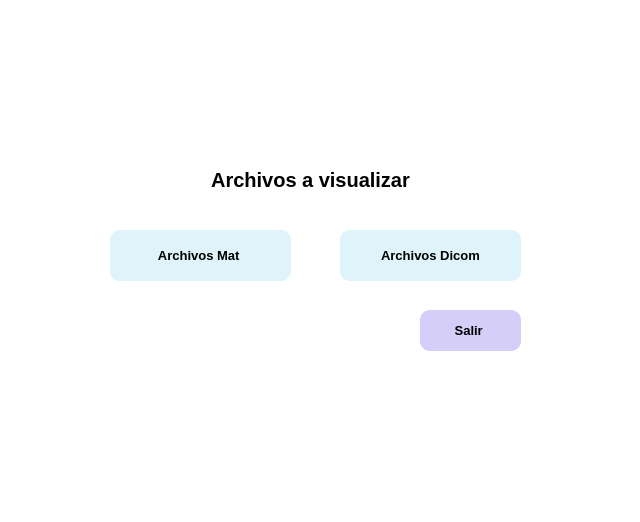
<?xml version="1.0" encoding="UTF-8"?>
<ui version="4.0">
 <class>Dialog</class>
 <widget class="QDialog" name="Dialog">
  <property name="geometry">
   <rect>
    <x>0</x>
    <y>0</y>
    <width>640</width>
    <height>522</height>
   </rect>
  </property>
  <property name="font">
   <font>
    <pointsize>15</pointsize>
   </font>
  </property>
  <property name="windowTitle">
   <string>Dialog</string>
  </property>
  <property name="styleSheet">
   <string notr="true">background-color: rgb(255, 255, 255);</string>
  </property>
  <widget class="QPushButton" name="mat">
   <property name="geometry">
    <rect>
     <x>110</x>
     <y>230</y>
     <width>181</width>
     <height>51</height>
    </rect>
   </property>
   <property name="font">
    <font>
     <pointsize>10</pointsize>
     <bold>true</bold>
    </font>
   </property>
   <property name="styleSheet">
    <string notr="true">background-color: rgb(222, 243, 250);border-radius: 10px;</string>
   </property>
   <property name="text">
    <string>Archivos Mat </string>
   </property>
  </widget>
  <widget class="QPushButton" name="dicom">
   <property name="geometry">
    <rect>
     <x>340</x>
     <y>230</y>
     <width>181</width>
     <height>51</height>
    </rect>
   </property>
   <property name="font">
    <font>
     <pointsize>10</pointsize>
     <bold>true</bold>
    </font>
   </property>
   <property name="styleSheet">
    <string notr="true">border-radius: 10px;
background-color: rgb(222, 243, 250);</string>
   </property>
   <property name="text">
    <string>Archivos Dicom</string>
   </property>
  </widget>
  <widget class="QPushButton" name="BotonSalir">
   <property name="geometry">
    <rect>
     <x>420</x>
     <y>310</y>
     <width>101</width>
     <height>41</height>
    </rect>
   </property>
   <property name="font">
    <font>
     <pointsize>10</pointsize>
     <bold>true</bold>
    </font>
   </property>
   <property name="styleSheet">
    <string notr="true">background-color: rgb(213, 206, 248);border-radius: 10px;</string>
   </property>
   <property name="text">
    <string>Salir </string>
   </property>
  </widget>
  <widget class="QLabel" name="label">
   <property name="geometry">
    <rect>
     <x>160</x>
     <y>150</y>
     <width>301</width>
     <height>61</height>
    </rect>
   </property>
   <property name="font">
    <font>
     <pointsize>15</pointsize>
     <bold>true</bold>
    </font>
   </property>
   <property name="text">
    <string>&lt;html&gt;&lt;head/&gt;&lt;body&gt;&lt;p align=&quot;center&quot;&gt;&lt;span style=&quot; color:#000000;&quot;&gt;Archivos a visualizar&lt;/span&gt;&lt;/p&gt;&lt;/body&gt;&lt;/html&gt;</string>
   </property>
  </widget>
  <widget class="QLabel" name="label_3">
   <property name="geometry">
    <rect>
     <x>0</x>
     <y>380</y>
     <width>631</width>
     <height>141</height>
    </rect>
   </property>
   <property name="text">
    <string/>
   </property>
   <property name="pixmap">
    <pixmap>../6.png</pixmap>
   </property>
   <property name="scaledContents">
    <bool>true</bool>
   </property>
  </widget>
  <widget class="QLabel" name="label_4">
   <property name="geometry">
    <rect>
     <x>10</x>
     <y>0</y>
     <width>631</width>
     <height>141</height>
    </rect>
   </property>
   <property name="text">
    <string/>
   </property>
   <property name="pixmap">
    <pixmap>../6.png</pixmap>
   </property>
   <property name="scaledContents">
    <bool>true</bool>
   </property>
  </widget>
 </widget>
 <resources/>
 <connections/>
</ui>
